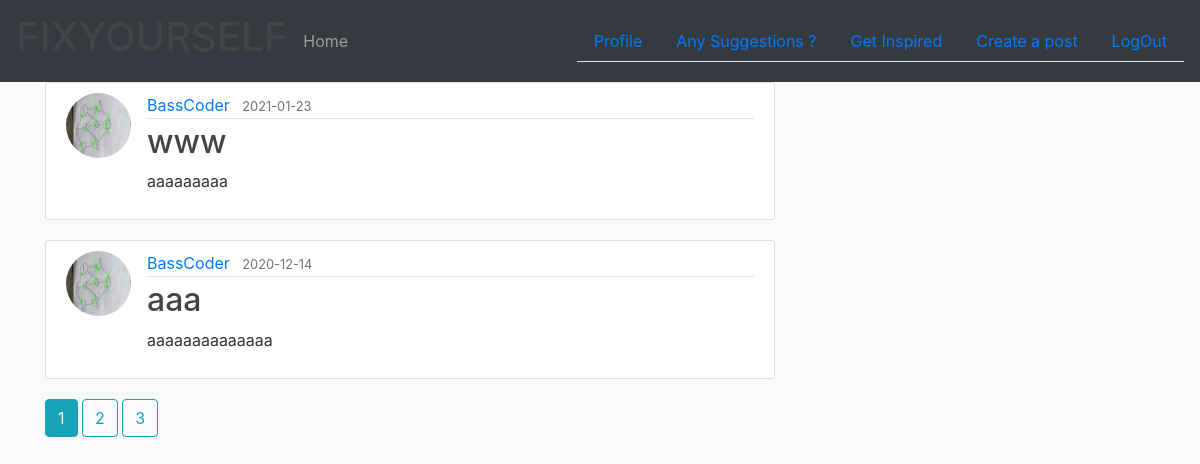
Page /posts (signed in) on the earlier database version.
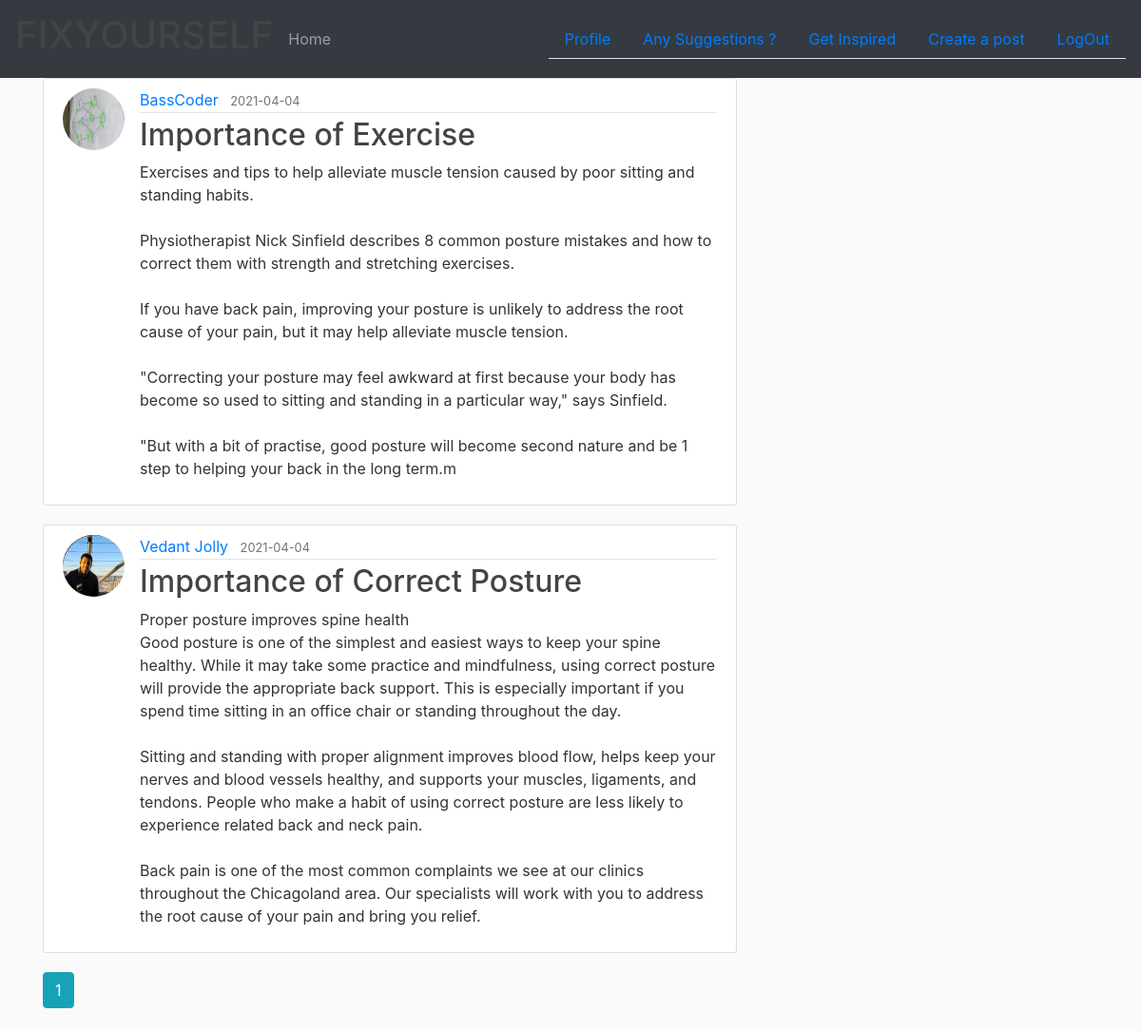
Same page on the later database version.
### se_hackethon_project/models.py (models this page shows, shortened)
class Post(db.Model):
    id = db.Column(db.Integer,primary_key = True)
    title = db.Column(db.String(100),nullable = False)
    date_posted = db.Column(db.DateTime,nullable = False,default = datetime.utcnow)
    content = db.Column(db.Text,nullable=False)
    image_file = db.Column(db.String(20),nullable=False,default = 'default1.jpg')
    user_id = db.Column(db.Integer, db.ForeignKey('user.id'), nullable=False)

class User(db.Model,UserMixin):
    id = db.Column(db.Integer,primary_key=True)
    name = db.Column(db.String(20),nullable=False)
    email = db.Column(db.String(120),unique=True,nullable=False)
    image_file = db.Column(db.String(20),nullable=False,default = 'default.jpg')
    password = db.Column(db.String(60),nullable=False)
    posts = db.relationship('Post', backref='author', lazy=True)
    feedbacks = db.relationship('Feedback',backref='customer',lazy=True)

### se_hackethon_project/routes.py (the view)
@app.route("/posts")
@login_required
def all_posts():
    page = request.args.get('page', 1, type=int)
    posts = Post.query.order_by(Post.date_posted.desc()).paginate(page=page, per_page=2)
    return render_template('allPosts.html', posts=posts)

### se_hackethon_project/models.py (called while the page is built)
@login_manager.user_loader
def load_user(user_id):
    return User.query.get(int(user_id))

### se_hackethon_project/templates/allPosts.html
{% extends 'layout.html' %}
{% block content %}
  {% for post in posts.items %}
      <article class="media content-section">
        <img class="rounded-circle article-img" src="{{ url_for('static',filename = 'profile_pics/' + post.author.image_file) }}">
        <div class="media-body">
          <div class="article-metadata">
            <a class="mr-2" href="{{ url_for('user_posts',username=post.author.name) }}">{{ post.author.name }}</a>
            <small class="text-muted">{{ post.date_posted.strftime("%Y-%m-%d") }}</small>
          </div>
          <h2><a class="article-title" href="{{ url_for('post',post_id = post.id) }}">{{ post.title }}</a></h2>
          <p class="article-content">{{ post.content }}</p>
        </div>
      </article>
  {% endfor %}
  {% for page_num in posts.iter_pages(left_edge=1,right_edge=1,left_current=1,right_current=2) %}
    {% if page_num %}
      {% if posts.page == page_num %}
        <a class="btn btn-info mb-4" href="{{url_for('all_posts',page=page_num)}}">{{page_num}}</a>
      {% else %}
        <a class="btn btn-outline-info mb-4" href="{{url_for('all_posts',page=page_num)}}">{{page_num}}</a>
      {% endif %}
    {% else %}
      ...
    {% endif %}
  {% endfor %}
{% endblock content %}

### se_hackethon_project/templates/layout.html (shortened to what this page needs)
<!DOCTYPE html>
<html>
<head>
  <link rel="stylesheet" href="https://stackpath.bootstrapcdn.com/bootstrap/4.5.2/css/bootstrap.min.css">
  <link rel="stylesheet" type="text/css" href="{{ url_for('static',filename='main.css') }}">
</head>
<body>
    <nav class="navbar navbar-dark bg-dark">
        <a class="navbar-brand"><h1>FIX<span>YOURSELF</span></h1></a>
        <ul class="navbar-nav mr-auto">
          <li class="nav-item">
            <a class='nav-link' href="{{ url_for('home') }}">Home <span class="sr-only">(current)</span></a>
          </li>
        </ul>
        <ul class="nav nav-tabs justify-content-end">
          {% if current_user.is_authenticated %}
            <li class="nav-item">
              <a class='nav-link' href="{{ url_for('account') }}">Profile</a>
            </li>
            <li class="nav-item">
              <a class='nav-link' href="{{ url_for('suggestions') }}">Any Suggestions ?</a>
            </li>
            <li class="nav-item">
              <a class='nav-link' href="{{ url_for('all_posts') }}">Get Inspired</a>
            </li>
            <li class="nav-item">
              <a class='nav-link' href="{{ url_for('new_post') }}">Create a post</a>
            </li>
            <li class="nav-item">
              <a class='nav-link' href="{{ url_for('logout') }}">LogOut</a>
            </li>
          {% endif %}
        </ul>
    </nav>
    <main role="main" class="container">
      <div class="row">
        <div class="col-md-8">
          {% block content %}{% endblock %}
        </div>
      </div>
    </main>
  </body>
</html>

### se_hackethon_project/static/main.css (style rules this page uses)
body { background: #fafafa; color: #333333; }
h1, h2, h3, h4, h5, h6 { color: #444444; }
.content-section { background: #ffffff; padding: 10px 20px; border: 1px solid #dddddd; border-radius: 3px; margin-bottom: 20px; }
.article-title { color: #444444; }
.article-content { white-space: pre-line; }
.article-img { height: 65px; width: 65px; margin-right: 16px; }
.article-metadata { padding-bottom: 1px; margin-bottom: 4px; border-bottom: 1px solid #e3e3e3 }

Differences in the rows shown:
removed Post: image_file (picture), author.name "BassCoder", date_posted "2021-01-23", title "www", content "aaaaaaaaa"
removed Post: image_file (picture), author.name "BassCoder", date_posted "2020-12-14", title "aaa", content "aaaaaaaaaaaaaa"
now on this page (row edited): Post: image_file (picture), author.name "BassCoder", date_posted "2021-04-04", title "Importance of Exercise", content "Exercises and tips to help alleviate muscle tension caused by poor sitting and standing habits. Physiotherapist Nick Sinfield describes 8 common posture mistakes and how to correct them with strength and stretching exercises. If you have back pain, improving your posture is unlikely to address the root cause of your pain, but it may help alleviate muscle tension. \"Correcting your posture may feel awkward at first because your body has become so used to sitting and standing in a particular way,\" says Sinfield. \"But with a bit of practise, good posture will become second nature and be 1 step to helping your back in the long term.m"
now on this page (row edited): Post: image_file (picture), author.name "Vedant Jolly", date_posted "2021-04-04", title "Importance of Correct Posture", content "Proper posture improves spine health Good posture is one of the simplest and easiest ways to keep your spine healthy. While it may take some practice and mindfulness, using correct posture will provide the appropriate back support. This is especially important if you spend time sitting in an office chair or standing throughout the day. Sitting and standing with proper alignment improves blood flow, helps keep your nerves and blood vessels healthy, and supports your muscles, ligaments, and tendons. People who make a habit of using correct posture are less likely to experience related back and neck pain. Back pain is one of the most common complaints we see at our clinics throughout the…"
Other differences:
list line gone: "2"
list line gone: "3"
